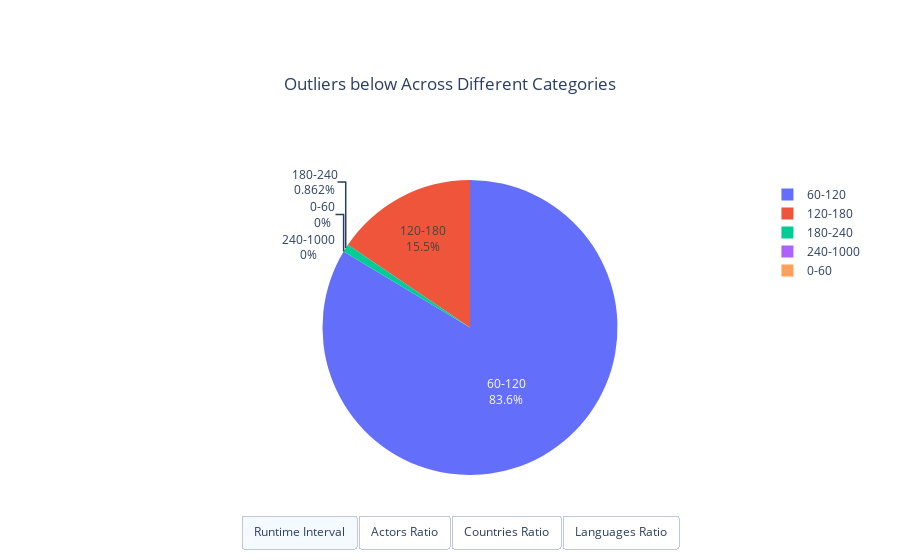

Write notebook code for a chart like this one.
### Code cell
# Example usage
fig  = create_interactive_plots(outliers_below, final,"Outliers below Across Different Categories")
# Save the plot as an HTML file (for interactive features)
fig.write_html('assets/plots/outliers_below.html')

# Save the plot as an image file (e.g., PNG)
fig.write_image('assets/plots/outliers_below.png', engine='kaleido')

### Figure 1 — Plotly figure (JSON) as saved in the notebook; plotly's stock layout.template omitted (floating-point values rounded to 4 significant figures)
{"data": [{"hoverinfo": "label+percent+name", "labels": ["60-120", "120-180", "180-240", "240-1000", "0-60"], "name": "Runtime", "textinfo": "label+percent", "type": "pie", "values": [97, 18, 1, 0, 0]}, {"hoverinfo": "label+percent+name", "labels": ["0-25%", "25-50%", "50-75%", "75-100%"], "name": "Actors", "textinfo": "label+percent", "type": "pie", "values": [70, 38, 7, 1], "visible": false}, {"hoverinfo": "label+percent+name", "labels": ["75-100%", "25-50%", "50-75%", "0-25%"], "name": "Countries", "textinfo": "label+percent", "type": "pie", "values": [108, 7, 1, 0], "visible": false}, {"hoverinfo": "label+percent+name", "labels": ["75-100%", "25-50%", "0-25%", "50-75%"], "name": "Languages", "textinfo": "label+percent", "type": "pie", "values": [108, 7, 1, 0], "visible": false}], "layout": {"margin": {"t": 180}, "title": {"text": "Outliers below Across Different Categories", "x": 0.5}, "updatemenus": [{"buttons": [{"args": [{"visible": [true, false, false, false]}], "label": "Runtime Interval", "method": "update"}, {"args": [{"visible": [false, true, false, false]}], "label": "Actors Ratio", "method": "update"}, {"args": [{"visible": [false, false, true, false]}], "label": "Countries Ratio", "method": "update"}, {"args": [{"visible": [false, false, false, true]}], "label": "Languages Ratio", "method": "update"}], "direction": "left", "pad": {"r": 10, "t": 10}, "showactive": true, "type": "buttons", "x": 0.1, "xanchor": "left", "y": -0.1, "yanchor": "top"}]}}
